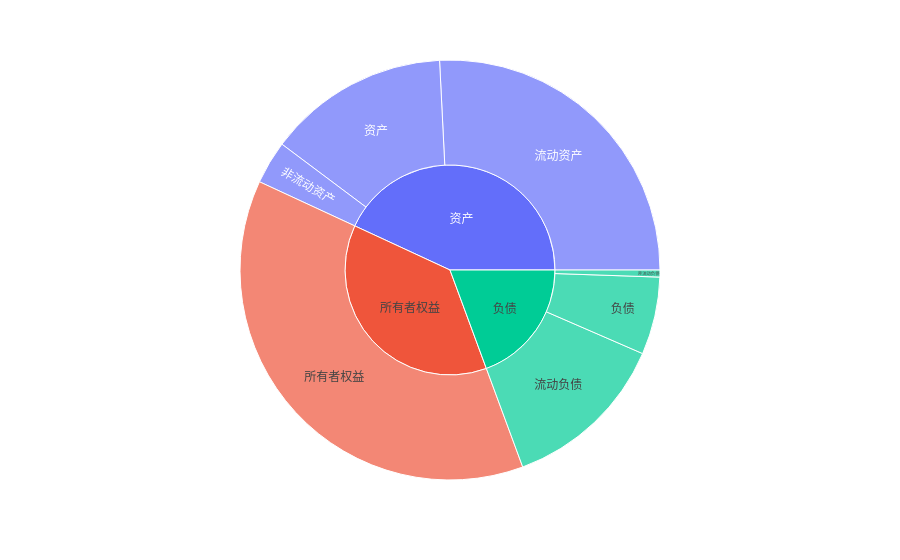

The notebook cell this image was saved under:
### Code cell
import plotly.express as px
# import numpy as np
# df = px.data.gapminder().query("year == 2007")
fig = px.sunburst(ssss, path=['L2Name', 'L3Name',], values=0
# fig = px.pie(ssss, values=0,names='L2Name'
                #   color='lifeExp', hover_data=['iso_alpha'],
                #   color_continuous_scale='RdBu',
                #   color_continuous_midpoint=np.average(df['lifeExp'], weights=df['pop']))
)
fig.show()

### Figure 1 — Plotly figure (JSON) as saved in the notebook; plotly's stock layout.template omitted (floating-point values rounded to 4 significant figures)
{"data": [{"branchvalues": "total", "domain": {"x": [0, 1], "y": [0, 1]}, "hovertemplate": "labels=%{label}<br>0=%{value}<br>parent=%{parent}<br>id=%{id}<extra></extra>", "ids": ["所有者权益/所有者权益", "负债/流动负债", "资产/流动资产", "负债/负债", "资产/资产", "负债/非流动负债", "资产/非流动资产", "所有者权益", "负债", "资产"], "labels": ["所有者权益", "流动负债", "流动资产", "负债", "资产", "非流动负债", "非流动资产", "所有者权益", "负债", "资产"], "name": "", "parents": ["所有者权益", "负债", "资产", "负债", "资产", "负债", "资产", "", "", ""], "type": "sunburst", "values": [13540000000.0, 4638162818, 9307000000.0, 2157343488, 5045245440, 194799090, 1200000000.0, 13540000000.0, 6990305396, 15550000000.0]}], "layout": {"legend": {"tracegroupgap": 0}, "margin": {"t": 60}}}
